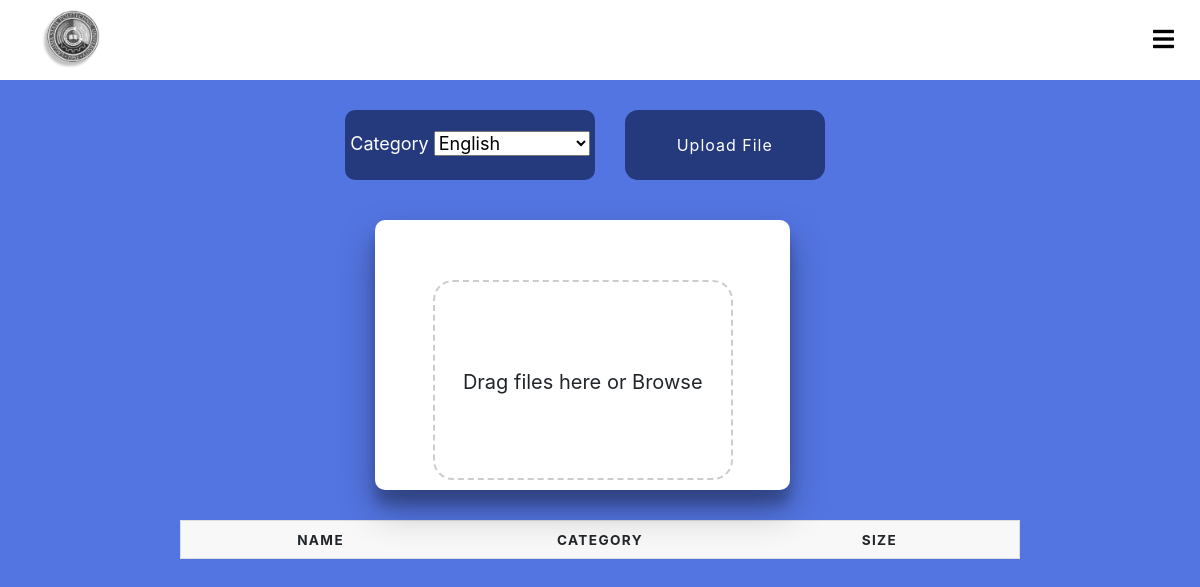
/pages/upload.php, run on an earlier commit of the app's database.
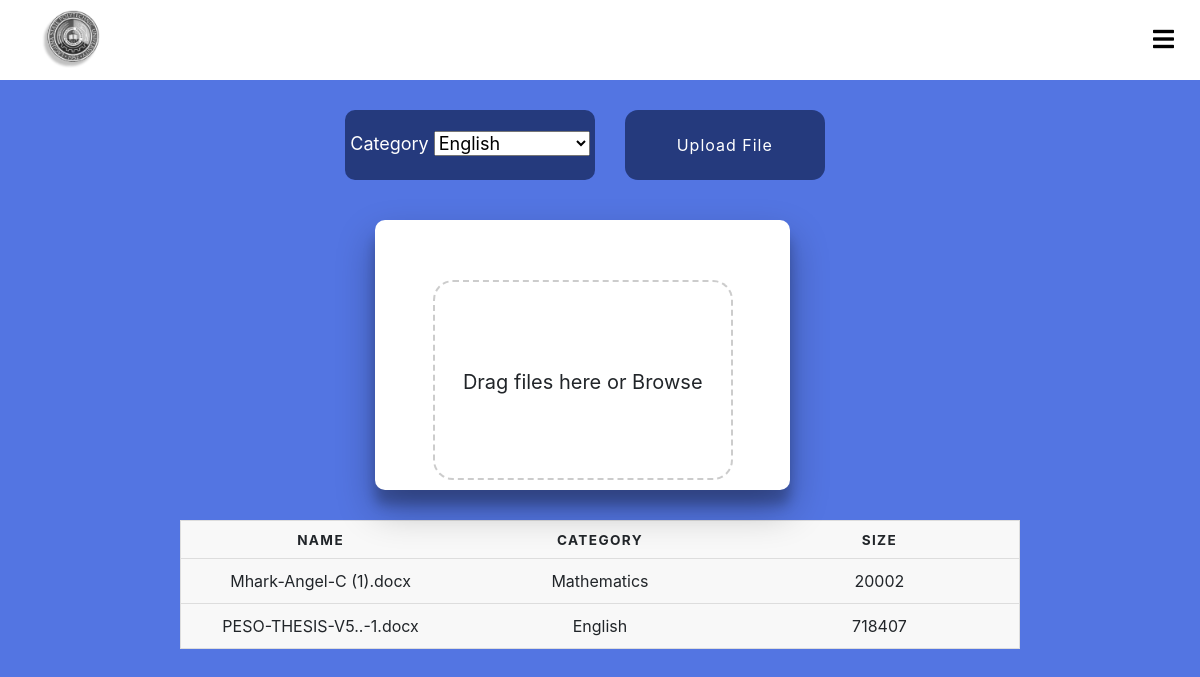
And on a later commit of the database.
### tables this page shows
CREATE TABLE `files` (
  `FilesID` int NOT NULL,
  `name` varchar(255) NOT NULL,
  `size` varchar(255) NOT NULL,
  `downloads` varchar(255) NOT NULL,
  `categ` varchar(255) NOT NULL
);

### pages/upload.php (the view, shortened to what this page needs)
<?php
include '../php/db_connection.php';
$sql = "SELECT * FROM files";
$result = $conn->query($sql);
?>
<!DOCTYPE html>
<html lang="en">
  <head>
    <link
      rel="stylesheet"
      href="https://use.fontawesome.com/releases/v5.8.1/css/all.css"
    />
    <link
      rel="stylesheet"
      href="https://cdnjs.cloudflare.com/ajax/libs/twitter-bootstrap/4.1.3/css/bootstrap.min.css"
    />
    <link rel="stylesheet" href="../css/upload.css" />
  </head>
  <body>
    <header>
      <div class="logo">
        <img src="../icons/lslogo.png" alt="Logo" />
      </div>
      <div class="burger-menu">
        <button id="burger-btn">
          <i class="fas fa-bars"></i>
        </button>
      </div>
    </header>
        <div id="FileUpload">
            <form action="../php/upload.php" method="post" enctype="multipart/form-data">
              <div class="flex-cont">
                <div class="categ">
                  <label for="Categ"> Category </label>
                  <select name="Categ" id="Categ">
                      <option value="English">English</option>
                  </select>
                </div>
                  <div class="input-box button">
                      <input type="submit" value="Upload File" name="submit">
                  </div>
              </div>
        <div class="wrapper">
            <div id="drop-area" class="upload">
                    <p>Drag files here or <label for="fileInput" class="upload__button">Browse</label></p>
            </div>
    </form>
      </div>
      <table>
        <thead>
          <tr>
            <th scope="col">Name</th>
            <th scope="col">Category</th>
            <th scope="col">Size</th>
          </tr>
        </thead>
          <tbody>
          <?php
              while ($row = $result->fetch_assoc()) {
              echo '
                <tr>
                    <td data-label="Name">' . $row["name"] . '</td>
                    <td data-label="Category">' . $row["categ"] . '</td>
                    <td data-label="Size">' . $row["size"] . '</td>
                </tr>';
              }
          ?>
            </tbody>
      </table>
  </body>
</html>

### css/upload.css (style rules this page uses)
body { background-color: #5375E2; overflow: hidden; }
header { display: flex; justify-content: space-between; align-items: center; background-color: #ffffff; padding: 10px 20px; }
.logo img { width: 100px; }
.burger-menu button { background: none; border: none; color: rgb(0, 0, 0); font-size: 24px; cursor: pointer; }
.flex-cont { display: flex; flex-direction: row; }
.input-box.button input { width: 200px; height: 70px; color: #fff; border-radius: 13px; letter-spacing: 1px; margin: 30px; border: none; background: #253A7D; cursor: pointer; }
.categ { margin: auto; font-size: 18px; background-color: #253A7D; color: #ffffff; width: fit-content; height: 70px; padding: 5px; padding-top: 20px; border-radius: 10px; }
.categ select { width: fit-content; height: auto; position: relative; }
#FileUpload { display: flex; justify-content: center; }
.wrapper { margin: 30px; margin-top: 10px; padding: 10px; box-shadow: 0 19px 38px rgba(0,0,0,0.30), 0 15px 12px rgba(0,0,0,0.22); border-radius: 10px; background-color: white; width: 415px; }
#drop-area { border: 2px dashed #ccc; border-radius: 20px; width: 300px; height: 200px; text-align: center; line-height: 200px; font-size: 20px; margin: 0 auto; margin-top: 50px; }
table { border: 1px solid #000000; border-collapse: collapse; margin: auto; padding: 0; width: 70%; table-layout: fixed; }
table tr { background-color: #f8f8f8; border: 1px solid #ddd; padding: .35em; }
table th, table td { padding: .625em; text-align: center; }
table th { font-size: .85em; letter-spacing: .1em; text-transform: uppercase; }

What changed in the data, as far as the page shows it:
added files: name "Mhark-Angel-C (1).docx", categ "Mathematics", size "20002"
added files: name "PESO-THESIS-V5..-1.docx", categ "English", size "718407"
